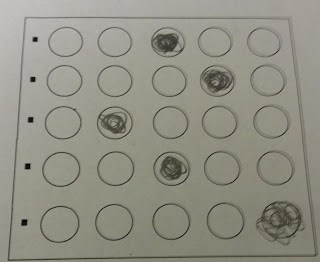
#> input picture project5/待检测图像/paper_2.jpg, 320 x 262 px
$ python task.py
#> lines starting #> are read from the running program, lines starting #| are printed output that depends on the picture; after the words box and inside, x2 and y2 are one past the last pixel; in counts of white or black regions, pixels touching at a corner belong together
from cv2 import cv2
import numpy as np
import os

files = os.listdir()

if "paper_2.jpg" not in files:
    path = os.getcwd()
    path += "\\project5\\待检测图像"
    os.chdir(path)

show_process = True

def imshow(img):
    cv2.imshow('img', img)
    cv2.waitKey(0)
    cv2.destroyAllWindows()

org1 = cv2.imread('paper_2.jpg')
#> org1 is the input picture: shape (262, 320, 3); mean B, G, R 132.8, 144.2, 146.3

paper1 = cv2.cvtColor(org1, cv2.COLOR_BGR2GRAY)

#Canny边缘检测
paper1 = cv2.Canny(paper1, 80, 150)
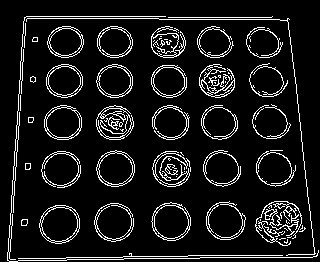
#> paper1: shape (262, 320); 9.6% white in thin lines or dots
if show_process:
    imshow(paper1)

#膨胀操作
kernel = np.ones((3, 3), np.uint8)
paper1 = cv2.dilate(paper1, kernel, iterations=1)
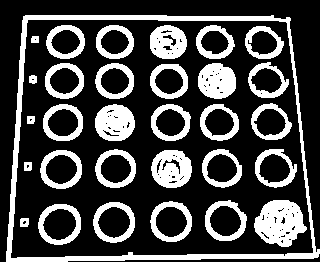
#> paper1: shape (262, 320); 27.4% white; 31 white regions
if show_process:
    imshow(paper1)

#轮廓检测
cnts = cv2.findContours(paper1, cv2.RETR_TREE, cv2.CHAIN_APPROX_SIMPLE)[1]
#> cnts = 138 contours, 79 with area under 20; largest, box (x1, y1, x2, y2) and area: (6, 15, 320, 262) 70150, (10, 19, 314, 259) 66266, (254, 200, 307, 247) 1714, (38, 204, 81, 245) 1366, (93, 202, 135, 243) 1320

#提取面积最大的轮廓
cnts = sorted(cnts, key=lambda x: cv2.contourArea(x), reverse=True)

#绘制面积最大的轮廓
show = org1.copy()
show = cv2.drawContours(show, cnts, 0, (0, 255, 0), 1)

if show_process:
    imshow(show)

cnt = []

#步长设置为周长的0.0001倍，一般来说取epsilon = 0.001倍周长
step = 0.0001 * cv2.arcLength(cnts[0], True)
#> step = 0.11
epsilon = step
#> epsilon = 0.11

#不断递增epsilon直到近似所得轮廓正好包含四个点
while len(cnt) != 4:
    cnt = cv2.approxPolyDP(cnts[0], epsilon, True)

    #步增epsilon
    epsilon += step
#> this loop made 25 passes
#> epsilon on passes 1 to 12: 0.219, 0.329, 0.439, 0.549, 0.658, 0.768, 0.878, 0.988, 1.1, 1.21, 1.32, 1.43
#> (cnt, epsilon) on pass 25: ([[23, 16], [6, 261], [318, 256], [289, 17]], 2.85)
#> after the loop, epsilon = 2.85

#绘制轮廓近似的结果
show = org1.copy()
show = cv2.drawContours(show, [cnt], 0, (0, 255, 0), 1)
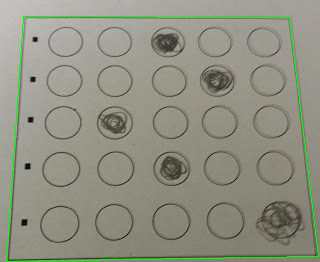
#> show: shape (262, 320, 3); mean B, G, R 131.1, 145.6, 144.5
if show_process:
    imshow(show)

points = np.zeros((4, 2), np.float32)

#将结果转换为np.array
i = 0
for p in cnt:
    (x, y) = p[0]
    points[i][0] = x
    points[i][1] = y
    i += 1
#> this loop made 4 passes
#> (x, y) on passes 1 to 4: (23, 16), (6, 261), (318, 256), (289, 17)
#> after the loop, i = 4; points = [[23, 16], [6, 261], [318, 256], [289, 17]]

#将四个轮廓点排序
pts = np.zeros((4, 2), np.float32)

res = np.sum(points, axis=1)
#> res = [39, 267, 574, 306]
pts[0] = points[np.argmin(res)]
pts[2] = points[np.argmax(res)]

res = np.diff(points, axis=1)
#> res = [-7, 255, -62, -272]
pts[1] = points[np.argmin(res)]
pts[3] = points[np.argmax(res)]

#计算边长
w1 = np.sqrt((pts[0][0] - pts[1][0]) ** 2 + (pts[0][1] - pts[1][1]) ** 2)
w2 = np.sqrt((pts[2][0] - pts[3][0]) ** 2 + (pts[2][1] - pts[3][1]) ** 2)
w = int(max(w1, w2))

h1 = np.sqrt((pts[1][0] - pts[2][0]) ** 2 + (pts[1][1] - pts[2][1]) ** 2)
h2 = np.sqrt((pts[0][0] - pts[3][0]) ** 2 + (pts[0][1] - pts[3][1]) ** 2)
h = int(max(h1, h2))

#目标四个点
dst = np.array([
    [0, 0],
    [w - 1, 0],
    [w - 1, h - 1],
    [0, h - 1]
], np.float32)

#透视变换
mat = cv2.getPerspectiveTransform(pts, dst)
paper1 = org1.copy()
paper1 = cv2.warpPerspective(paper1, mat, (w, h))
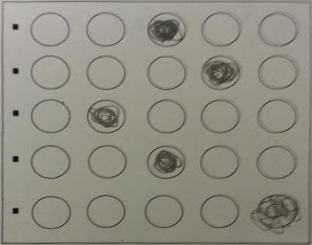
#> paper1: shape (245, 312, 3); mean B, G, R 130.3, 142.2, 144.2
if show_process:
    imshow(paper1)

#切掉四周
(h, w) = paper1.shape[:2]
#> h = 245; w = 312

cuth = int(h * 0.02)
#> cuth = 4
cutw = int(w * 0.02)
#> cutw = 6

paper1 = paper1[:][cuth:h-cuth]
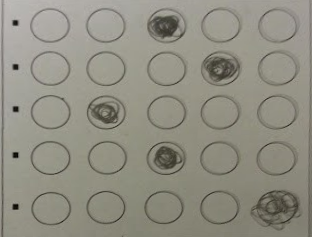
#> paper1: shape (237, 312, 3); mean B, G, R 130.7, 142.6, 144.6
if show_process:
    imshow(paper1)

#预处理
org1 = paper1
paper1 = cv2.cvtColor(paper1, cv2.COLOR_BGR2GRAY)
#> paper1: shape (237, 312)

#直方图均值化
clahe = cv2.createCLAHE(clipLimit=2.0, tileGridSize=(8, 8))
paper1 = clahe.apply(paper1)
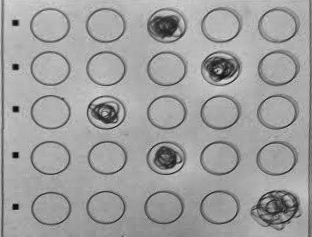
#> paper1: shape (237, 312); min 4, max 215, mean 159.4
if show_process:
    imshow(paper1)

#自适应二值化
paper1 = cv2.threshold(paper1, 0, 255, cv2.THRESH_BINARY_INV | cv2.THRESH_OTSU)[1]
if show_process:
    imshow(paper1)

#闭运算补洞
kernel = np.ones((5, 5), np.uint8)
paper1 = cv2.morphologyEx(paper1, cv2.MORPH_CLOSE, kernel)
if show_process:
    imshow(paper1)

#外轮廓检测
cnts = cv2.findContours(paper1, cv2.RETR_EXTERNAL, cv2.CHAIN_APPROX_SIMPLE)[1]
show = cv2.drawContours(org1.copy(), cnts, -1, (0, 255, 0), 1)
if show_process:
    imshow(show)

#用于保存保留下来的轮廓
cntsex = []

#上下边界阈值
thresh_lower = 0.8
thresh_upper = 1.2

eps = 1e-6

show = org1.copy()

for cnt in cnts:

    cntcopy = cnt.copy()

    #按照h方向坐标对轮廓的所有点排序，找到最大的y
    cntcopy = sorted(cntcopy, key=lambda x: x[0][1], reverse=True)
    maxy = cntcopy[0][0][1]

    #按照w方向坐标对轮廓的所有点排序，找到最大的x
    cntcopy = sorted(cntcopy, key=lambda x: x[0][0], reverse=True)
    maxx = cntcopy[0][0][0]

    #获得椭圆的中心
    (x, y), radius = cv2.minEnclosingCircle(cnt)
    center = (int(x), int(y))
    radius = int(radius)

    #获得椭圆的长轴和短轴
    a = maxx - x
    b = maxy - y

    if b == 0:
        continue

    ratio = a / b;
    if ratio > 2 or ratio < 0.5:
        continue

    if radius == 0:
        continue

    #面积过滤
    areaex = np.pi * a * b
    area   = cv2.contourArea(cnt)

    ratio = area / areaex

    if ratio < thresh_upper and ratio > thresh_lower:
        cntsex.append(cnt)

    show = cv2.drawContours(show, [cnt], 0, (0, 255, 0), 1)
    show = cv2.ellipse(show, center, (int(a), int(b)), 0, 0, 360, (0, 0, 255), 1)

#第二次过滤
cnts = []
maxarea = -1e6

for cnt in cntsex:
    area = cv2.contourArea(cnt)

    if area > maxarea:
        maxarea = area

maxgap = 0.5 * maxarea

cntsex = sorted(cntsex, key=lambda x: cv2.contourArea(x), reverse=True)

prvarea = cv2.contourArea(cntsex[0])
cnts.append(cntsex[0])

for i in range(1, len(cntsex)):
    if abs(prvarea - cv2.contourArea(cntsex[i])) > maxgap:
        break
    cnts.append(cntsex[i])

show = cv2.drawContours(org1.copy(), cnts, -1, (0, 255, 0), 1)
if show_process:
    imshow(show)

#对多个轮廓按照从上到下的顺序排序
cnts = sorted(cnts, key=lambda x: x[0][0][1])

rows = int(len(cnts) / 5)

TAB = ['A', 'B', 'C', 'D', 'E']
ANS = []

#检查每一行（即每一题）的答案
for i in range(rows):
    subcnts = cnts[i*5:(i+1)*5]
    subcnts = sorted(subcnts, key=lambda x: x[0][0][0])

    total = []

    for (j, cnt) in enumerate(subcnts):
        mask = np.zeros(paper1.shape, dtype=np.uint8)
        cv2.drawContours(mask, [cnt], -1, 255, -1) #-1表示填充

        mask = cv2.bitwise_and(paper1, paper1, mask=mask)
        total.append(cv2.countNonZero(mask))

    idx = np.argmax(np.array(total))
    ANS.append(TAB[idx])

print(ANS)
